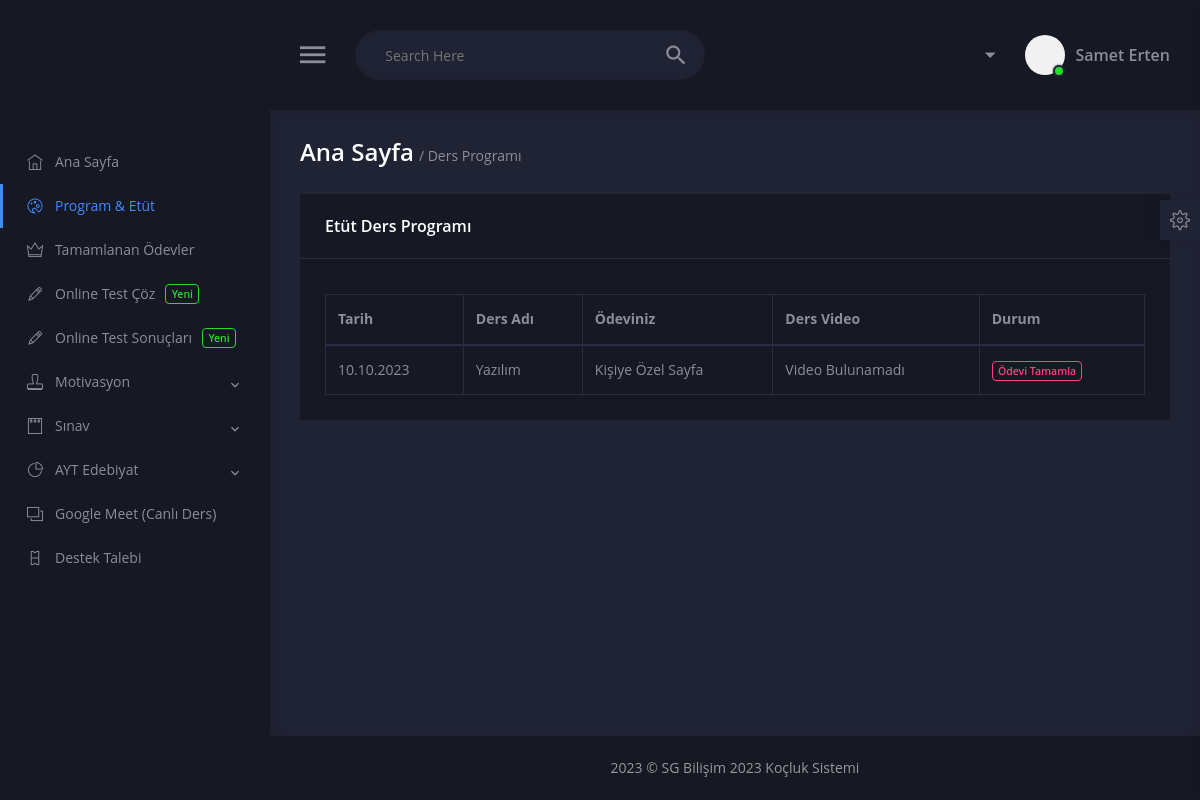
Screenshot of /etut.php (signed in) with the database file from the repository.
### tables this page shows
CREATE TABLE `etut` (
  `sira` int(11) NOT NULL,
  `ogrencid` int(11) DEFAULT NULL,
  `tarih` date DEFAULT NULL,
  `dersler` varchar(255) DEFAULT NULL,
  `katilim` int(11) DEFAULT NULL,
  `dersadi` varchar(255) DEFAULT NULL,
  `dersvideo` varchar(500) DEFAULT NULL
);

### etut.php (the view, shortened to what this page needs)
<?php include 'inc/head.php';?>
<?php
require_once 'inc/vt.php';
$ogrenci_id = $_SESSION['id'];
function tarihFormatla($tarih)
{
    return date('d.n.Y', strtotime($tarih));
}
$stmt = $db->prepare("SELECT sira, tarih, dersadi, dersler, dersvideo, katilim FROM etut WHERE ogrencid = :ogrencid ORDER BY tarih ASC");
$stmt->bindParam(':ogrencid', $ogrenci_id);
$stmt->execute();
$etutlar = $stmt->fetchAll(PDO::FETCH_ASSOC);
?>
<body class="skin-dark">
    <div class="main-wrapper">
<?php include 'inc/sidebar.php';?>
        <div class="content-body">
            <div class="row justify-content-between align-items-center mb-10">
                <div class="col-12 col-lg-auto mb-20">
                    <div class="page-heading">
                        <h3 class="title">Ana Sayfa <span>/ Ders Programı</span></h3>
                    </div>
                </div>
            </div>
            <div class="row">
                <div class="col-12 mb-30">
                    <div class="box">
                        <div class="box-head">
                            <h4 class="title">Etüt Ders Programı</h4>
                        </div>
                        <div class="box-body">
              <?php if (empty($etutlar)): ?>
        <p>Etüt programı bulunmamaktadır.</p>
    <?php else: ?>
	<table class="table table-bordered data-table data-table-default">
    <thead>
       <tr>
          <th>Tarih</th>
		   <th>Ders Adı</th>
          <th>Ödeviniz</th>
		  <th>Ders Video</th>
          <th>Durum</th>
       </tr>
    </thead>
	 <?php foreach ($etutlar as $etut): ?>
    <tbody>
    <tr>
        <td><?php echo tarihFormatla($etut['tarih']); ?></td>
        <td><?php echo $etut['dersadi']; ?></td>
        <td><?php echo $etut['dersler']; ?></td>
		 <td>
                    <?php if ($etut['dersvideo']) { ?>
                        <a href="dersvideo.php?etut_id=<?php echo $etut['sira']; ?>" target="_blank">Tıklayın</a>
                    <?php } else { ?>
                        Video Bulunamadı
                    <?php } ?>
                </td>
        <td>
            <?php if ($etut['katilim'] == 1): ?>
                <p class="badge badge-outline badge-success">Tamamlandı</p>
            <?php else: ?>
                <button class="badge badge-outline badge-danger" onclick="katildim(<?php echo $etut['sira']; ?>)">Ödevi Tamamla</button>
            <?php endif; ?>
        </td>
    </tr>
    </tbody>
<?php endforeach; ?>
</table>
<?php endif; ?>
                        </div>
                    </div>
                </div>
            </div>
        </div>
     <?php include 'inc/footer.php';?>
    </div>
</body>
</html>

### rows the page displays
etut: tarih "10.10.2023", dersadi "Yazılım", dersler "Kişiye Özel Sayfa", shows "Video Bulunamadı"

### other values shown
$_SESSION['ad'] "Samet"
$_SESSION['soyad'] "Erten"
